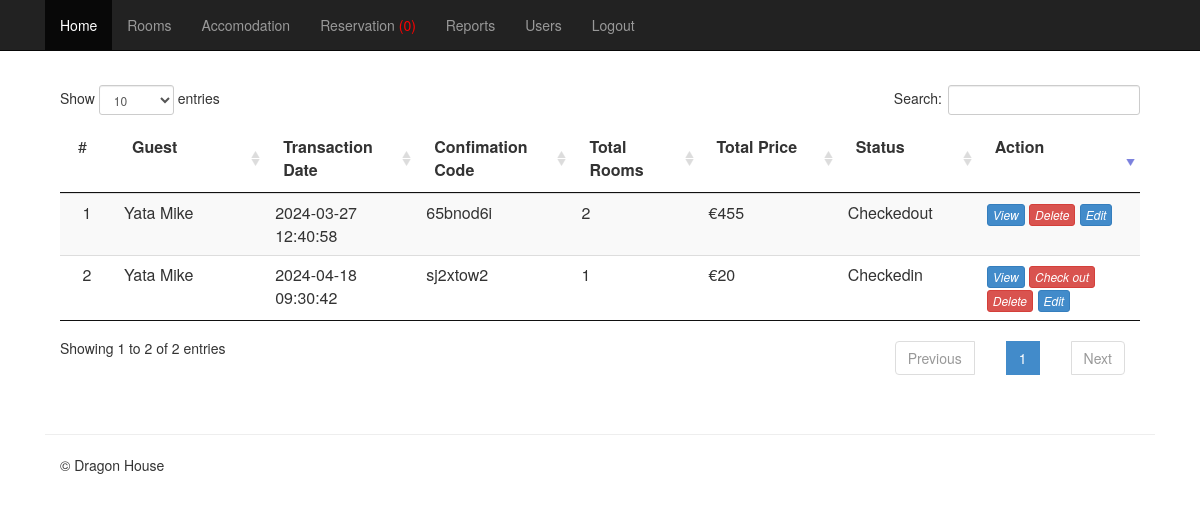
/admin/mod_reservation/index.php (signed in), run on the app's committed database.
### tables this page shows
CREATE TABLE `tblpayment` (
  `SUMMARYID` int(11) NOT NULL,
  `TRANSDATE` datetime NOT NULL,
  `CONFIRMATIONCODE` varchar(30) NOT NULL,
  `PQTY` int(11) NOT NULL,
  `GUESTID` int(11) NOT NULL,
  `SPRICE` double NOT NULL,
  `MSGVIEW` tinyint(1) NOT NULL,
  `STATUS` varchar(30) NOT NULL
);

CREATE TABLE `tblguest` (
  `GUESTID` int(11) NOT NULL,
  `REFNO` int(11) NOT NULL,
  `G_FNAME` varchar(30) NOT NULL,
  `G_LNAME` varchar(30) NOT NULL,
  `G_CITY` varchar(90) NOT NULL,
  `G_ADDRESS` varchar(90) NOT NULL,
  `DBIRTH` date NOT NULL,
  `G_PHONE` varchar(20) NOT NULL,
  `G_NATIONALITY` varchar(30) NOT NULL,
  `G_COMPANY` varchar(90) NOT NULL,
  `G_CADDRESS` varchar(90) NOT NULL,
  `G_TERMS` tinyint(4) NOT NULL,
  `G_EMAIL` varchar(99) NOT NULL,
  `G_UNAME` varchar(255) NOT NULL,
  `G_PASS` varchar(255) NOT NULL,
  `ZIP` int(11) NOT NULL,
  `LOCATION` varchar(125) NOT NULL
);

### admin/mod_reservation/index.php (called while the page is built, shortened)
<?php
require_once '../themes/backendTemplate.php';
?>

### includes/database.php (called while the page is built, shortened)
<?php
class Database {
	var $sql_string = '';
	private $conn;
	public function open_connection() {
		$this->conn = mysqli_connect(DB_SERVER,DB_USER,DB_PASS);
		if(!$this->conn){
			echo "Problem in database connection! Contact administrator!";
			exit();
		}else{
			$db_select = mysqli_select_db($this->conn,DB_NAME);
		}
	}
	function setQuery($sql='') {
		$this->sql_string=$sql;
	}
	function executeQuery() {
		$result = mysqli_query($this->conn,$this->sql_string);
		return $result;
	}
	private function confirm_query($result) {
		return $result;
	}
	function loadResultList( $key='' ) {
		$cur = $this->executeQuery();
		$array = array();
		while ($row = mysqli_fetch_object($cur)) {
			if ($key) {
				$array[$row->$key] = $row;
			} else {
				$array[] = $row;
			}
		}
		return $array;
	}
}
$mydb = new Database();
?>

### admin/mod_reservation/list.php (the view, shortened to what this page needs)
<div class="container">
			<div class="panel-body">
<form  method="post" action="processreservation.php?action=delete">
	<table id="table" class="table table-striped" cellspacing="0">
<thead>
<tr>
<td width="5%">#</td>
<td width="90"><strong>Guest</strong></td>
<td width="80"><strong>Transaction Date</strong></td>
<td width="80"><strong>Confimation Code</strong></td>
<td width="70"><strong>Total Rooms</strong></td>
<td width="80"><strong>Total Price</strong></td>
<td width="80"><strong>Status</strong></td>
<td width="100"><strong>Action</strong></td>
</tr>
</thead>
<tbody>
<?php
$mydb->setQuery("SELECT  p.`GUESTID`,`G_FNAME` ,  `G_LNAME` ,  `G_ADDRESS` ,  `TRANSDATE` ,  `CONFIRMATIONCODE` ,  `PQTY` ,  `SPRICE` ,`STATUS`
				FROM  `tblpayment` p,  `tblguest` g
				WHERE p.`GUESTID` = g.`GUESTID`
				ORDER BY p.`STATUS`='pending' desc ");
$cur = $mydb->loadResultList();
foreach ($cur as $result) {
?>
<tr>
<td width="5%" align="center"></td>
<td><?php echo $result->G_FNAME." ".$result->G_LNAME; ?></td>
<td><?php echo $result->TRANSDATE; ?></td>
<td><?php echo $result->CONFIRMATIONCODE; ?></td>
<td><?php echo $result->PQTY; ?></td>
<td>&euro;<?php echo $result->SPRICE; ?></td>
<td><?php echo $result->STATUS; ?></td>
 <td >
	<?php
		if($result->STATUS == 'Confirmed'){ ?>
			<a href="index.php?view=view&code=<?php echo $result->CONFIRMATIONCODE; ?>" class="btn btn-primary btn-xs" ><i class="icon-edit">View</a>
			<a href="controller.php?action=cancel&code=<?php echo $result->CONFIRMATIONCODE; ?>" class="btn btn-primary btn-xs" ><i class="icon-edit">Cancel</a>
			<a href="controller.php?action=checkin&code=<?php echo $result->CONFIRMATIONCODE; ?>" class="btn btn-success btn-xs" ><i class="icon-edit">Check in</a>
			<a href="controller.php?action=delete&code=<?php echo $result->CONFIRMATIONCODE; ?>" class="btn btn-danger btn-xs"  ><i class="icon-edit">Delete</a>
			<a href="index.php?view=edit&code=<?php echo $result->CONFIRMATIONCODE; ?>&id=<?php echo $result->GUESTID; ?>" class="btn btn-primary btn-xs"  ><i class="icon-edit">Edit</a>
		<?php
		}elseif($result->STATUS == 'Checkedin'){
	?>
			<a href="index.php?view=view&code=<?php echo $result->CONFIRMATIONCODE; ?>" class="btn btn-primary btn-xs" ><i class="icon-edit">View</a>
			<a href="controller.php?action=checkout&code=<?php echo $result->CONFIRMATIONCODE; ?>" class="btn btn-danger btn-xs" ><i class="icon-edit">Check out</a>
			<a href="controller.php?action=delete&code=<?php echo $result->CONFIRMATIONCODE; ?>" class="btn btn-danger btn-xs"  ><i class="icon-edit">Delete</a>
			<a href="index.php?view=edit&code=<?php echo $result->CONFIRMATIONCODE; ?>&id=<?php echo $result->GUESTID; ?>" class="btn btn-primary btn-xs"  ><i class="icon-edit">Edit</a>
	<?php
		}elseif($result->STATUS == 'Checkedout'){ ?>
			<a href="index.php?view=view&code=<?php echo $result->CONFIRMATIONCODE; ?>" class="btn btn-primary btn-xs" ><i class="icon-edit">View</a>
			<a href="controller.php?action=delete&code=<?php echo $result->CONFIRMATIONCODE; ?>" class="btn btn-danger btn-xs"  ><i class="icon-edit">Delete</a>
			<a href="index.php?view=edit&code=<?php echo $result->CONFIRMATIONCODE; ?>&id=<?php echo $result->GUESTID; ?>" class="btn btn-primary btn-xs"  ><i class="icon-edit">Edit</a>
	<?php
		}
	?>
</td>
<?php }
?>
</table>
</form>
</div>

### admin/css/offcanvas.css (style rules this page uses)
body { padding-top: 70px; }

### data on the page
tblpayment: GUESTID.G_FNAME "Yata", GUESTID.G_LNAME "Mike", TRANSDATE "2024-04-18 09:30:42", CONFIRMATIONCODE "sj2xtow2", PQTY "1", SPRICE "20", STATUS "Checkedin"
tblpayment: GUESTID.G_FNAME "Yata", GUESTID.G_LNAME "Mike", TRANSDATE "2024-03-27 12:40:58", CONFIRMATIONCODE "65bnod6i", PQTY "2", SPRICE "455", STATUS "Checkedout"

### other printed values
$result->Total "0"
